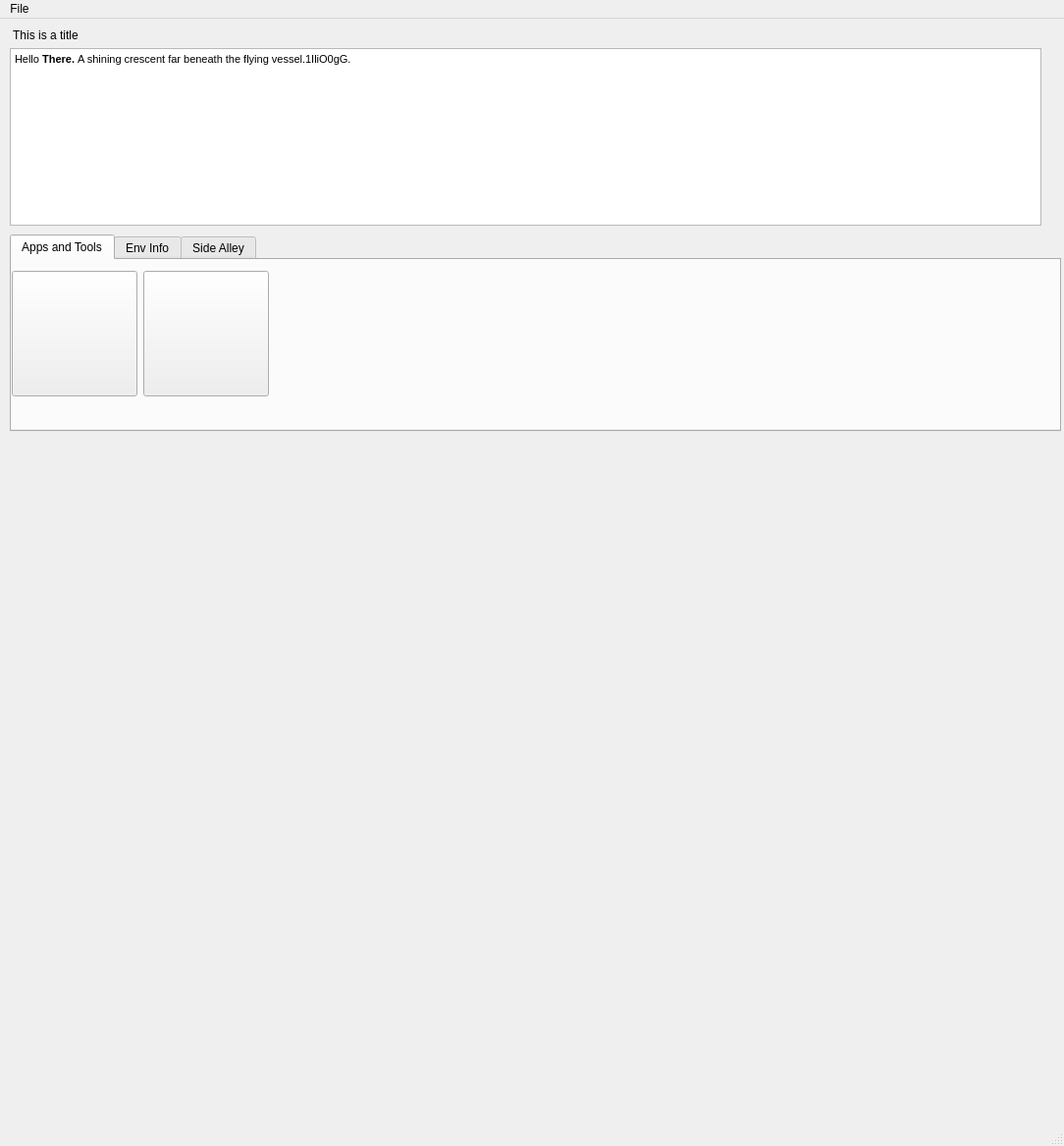
<?xml version="1.0" encoding="UTF-8"?>
<ui version="4.0">
 <class>MainWindow</class>
 <widget class="QMainWindow" name="MainWindow">
  <property name="geometry">
   <rect>
    <x>0</x>
    <y>0</y>
    <width>1084</width>
    <height>1168</height>
   </rect>
  </property>
  <property name="cursor">
   <cursorShape>ArrowCursor</cursorShape>
  </property>
  <property name="windowTitle">
   <string>Pixelcurio Launcher</string>
  </property>
  <property name="windowIcon">
   <iconset>
    <normaloff>images/tools.png</normaloff>images/tools.png</iconset>
  </property>
  <widget class="QWidget" name="centralwidget">
   <widget class="QTabWidget" name="tabWidget">
    <property name="geometry">
     <rect>
      <x>10</x>
      <y>220</y>
      <width>1071</width>
      <height>201</height>
     </rect>
    </property>
    <widget class="QWidget" name="tab">
     <attribute name="title">
      <string>Apps and Tools</string>
     </attribute>
     <widget class="QWidget" name="horizontalLayoutWidget">
      <property name="geometry">
       <rect>
        <x>0</x>
        <y>10</y>
        <width>1051</width>
        <height>130</height>
       </rect>
      </property>
      <layout class="QHBoxLayout" name="horizontalLayout">
       <property name="leftMargin">
        <number>0</number>
       </property>
       <item>
        <widget class="QPushButton" name="pushButton">
         <property name="sizePolicy">
          <sizepolicy hsizetype="Fixed" vsizetype="Fixed">
           <horstretch>0</horstretch>
           <verstretch>0</verstretch>
          </sizepolicy>
         </property>
         <property name="minimumSize">
          <size>
           <width>128</width>
           <height>128</height>
          </size>
         </property>
         <property name="maximumSize">
          <size>
           <width>128</width>
           <height>128</height>
          </size>
         </property>
         <property name="cursor">
          <cursorShape>PointingHandCursor</cursorShape>
         </property>
         <property name="toolTip">
          <string>Launch Cool App</string>
         </property>
         <property name="text">
          <string/>
         </property>
         <property name="icon">
          <iconset>
           <normaloff>images/spaceshuttle.png</normaloff>images/spaceshuttle.png</iconset>
         </property>
         <property name="iconSize">
          <size>
           <width>96</width>
           <height>96</height>
          </size>
         </property>
        </widget>
       </item>
       <item>
        <widget class="QPushButton" name="pushButton_2">
         <property name="sizePolicy">
          <sizepolicy hsizetype="Fixed" vsizetype="Fixed">
           <horstretch>0</horstretch>
           <verstretch>0</verstretch>
          </sizepolicy>
         </property>
         <property name="minimumSize">
          <size>
           <width>128</width>
           <height>128</height>
          </size>
         </property>
         <property name="maximumSize">
          <size>
           <width>128</width>
           <height>128</height>
          </size>
         </property>
         <property name="cursor">
          <cursorShape>PointingHandCursor</cursorShape>
         </property>
         <property name="toolTip">
          <string>Open a Command Shell</string>
         </property>
         <property name="text">
          <string/>
         </property>
         <property name="icon">
          <iconset>
           <normaloff>images/tv.png</normaloff>images/tv.png</iconset>
         </property>
         <property name="iconSize">
          <size>
           <width>96</width>
           <height>96</height>
          </size>
         </property>
        </widget>
       </item>
       <item>
        <spacer name="horizontalSpacer">
         <property name="orientation">
          <enum>Qt::Horizontal</enum>
         </property>
         <property name="sizeHint" stdset="0">
          <size>
           <width>40</width>
           <height>20</height>
          </size>
         </property>
        </spacer>
       </item>
      </layout>
     </widget>
    </widget>
    <widget class="QWidget" name="tab_2">
     <attribute name="title">
      <string>Env Info</string>
     </attribute>
    </widget>
    <widget class="QWidget" name="tab_3">
     <attribute name="title">
      <string>Side Alley</string>
     </attribute>
    </widget>
   </widget>
   <widget class="QWidget" name="verticalLayoutWidget">
    <property name="geometry">
     <rect>
      <x>10</x>
      <y>10</y>
      <width>1051</width>
      <height>201</height>
     </rect>
    </property>
    <layout class="QVBoxLayout" name="verticalLayout">
     <item>
      <layout class="QHBoxLayout" name="horizontalLayout_2">
       <item>
        <widget class="QLabel" name="label">
         <property name="text">
          <string> This is a title</string>
         </property>
        </widget>
       </item>
      </layout>
     </item>
     <item>
      <widget class="QTextBrowser" name="textBrowser">
       <property name="sizePolicy">
        <sizepolicy hsizetype="Preferred" vsizetype="Preferred">
         <horstretch>0</horstretch>
         <verstretch>0</verstretch>
        </sizepolicy>
       </property>
       <property name="acceptDrops">
        <bool>false</bool>
       </property>
       <property name="readOnly">
        <bool>true</bool>
       </property>
       <property name="html">
        <string>&lt;!DOCTYPE HTML PUBLIC &quot;-//W3C//DTD HTML 4.0//EN&quot; &quot;http://www.w3.org/TR/REC-html40/strict.dtd&quot;&gt;
&lt;html&gt;&lt;head&gt;&lt;meta name=&quot;qrichtext&quot; content=&quot;1&quot; /&gt;&lt;style type=&quot;text/css&quot;&gt;
p, li { white-space: pre-wrap; }
&lt;/style&gt;&lt;/head&gt;&lt;body style=&quot; font-family:'MS Shell Dlg 2'; font-size:8.25pt; font-weight:400; font-style:normal;&quot;&gt;
&lt;p style=&quot; margin-top:0px; margin-bottom:0px; margin-left:0px; margin-right:0px; -qt-block-indent:0; text-indent:0px;&quot;&gt;&lt;span style=&quot; font-family:'Roboto Mono'; font-size:8pt;&quot;&gt;Hello &lt;/span&gt;&lt;span style=&quot; font-family:'Roboto Mono'; font-size:8pt; font-weight:600;&quot;&gt;There. &lt;/span&gt;&lt;span style=&quot; font-family:'Roboto Mono'; font-size:8pt;&quot;&gt;A shining crescent far beneath the flying vessel.1IliO0gG.&lt;/span&gt;&lt;/p&gt;&lt;/body&gt;&lt;/html&gt;</string>
       </property>
      </widget>
     </item>
    </layout>
   </widget>
  </widget>
  <widget class="QMenuBar" name="menubar">
   <property name="geometry">
    <rect>
     <x>0</x>
     <y>0</y>
     <width>1084</width>
     <height>36</height>
    </rect>
   </property>
   <widget class="QMenu" name="menuMy_Main_Window">
    <property name="title">
     <string>File</string>
    </property>
    <addaction name="actionOpen"/>
    <addaction name="actionSave"/>
    <addaction name="actionSave_As"/>
   </widget>
   <addaction name="menuMy_Main_Window"/>
  </widget>
  <widget class="QStatusBar" name="statusbar"/>
  <action name="actionOpen">
   <property name="text">
    <string>Open</string>
   </property>
  </action>
  <action name="actionSave">
   <property name="text">
    <string>Save</string>
   </property>
  </action>
  <action name="actionSave_As">
   <property name="text">
    <string>Save As ...</string>
   </property>
  </action>
 </widget>
 <resources/>
 <connections/>
</ui>
